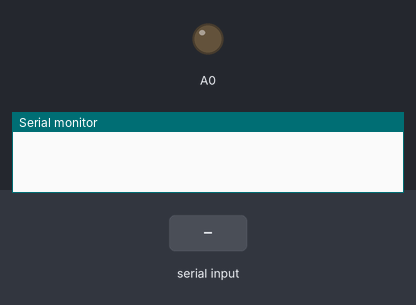
A sketch run on a simulated Arduino Zero (SAMD21). Parts: output pins drawn as LEDs (lit = HIGH), the last lines printed to the serial monitor. Inputs (shaded band) come from the test bench.

Above: at 1.2 s.
1.3 s: "90,45\n" received over Serial
At 1.9 s:
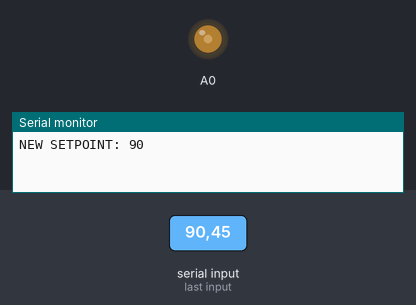
2.8 s: "30,150\n" received over Serial
At 3.1 s:
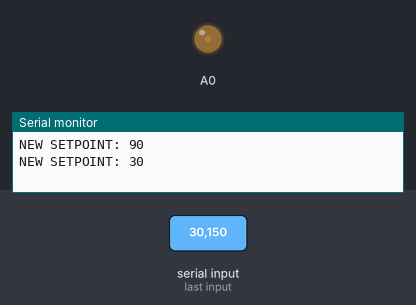
4.3 s: "200\n" received over Serial
At 5.4 s:
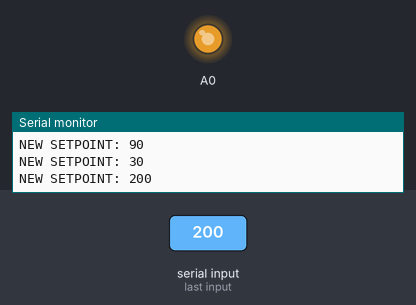
5.8 s: "90\n" received over Serial
At 6.5 s:
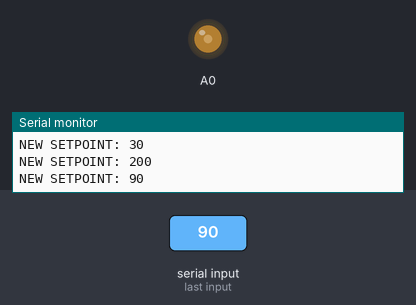
Timing chart, 0 to 8.3 s (numbered marks = the images above; inputs shaded):
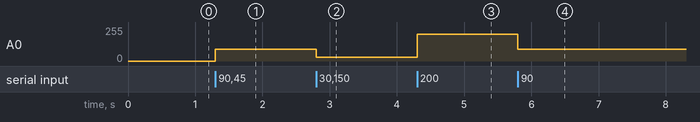

The sketch:

CircuitTest.ino
```cpp
int val;
int change;
void setup() {
  // put your setup code here, to run once:
  val = 0;
  change = 10;
  SerialUSB.begin(9600);
}

void loop() {
  // put your main code here, to run repeatedly:
  if (SerialUSB.available() > 0) {
    val = SerialUSB.parseInt();
    SerialUSB.print("NEW SETPOINT: ");
    SerialUSB.println(val);
    analogWrite(A0, val);
    // Clear the incoming Serial buffer before moving on
    while(SerialUSB.available()) SerialUSB.read();
  }

}
```

Measured:
- after the input at 1.3 s, A0: 0/255 → 90/255 at once
- after the input at 2.8 s, A0: 90/255 → 30/255 at once
- after the input at 4.3 s, A0: 30/255 → 200/255 at once
- after the input at 5.8 s, A0: 200/255 → 90/255 at once
